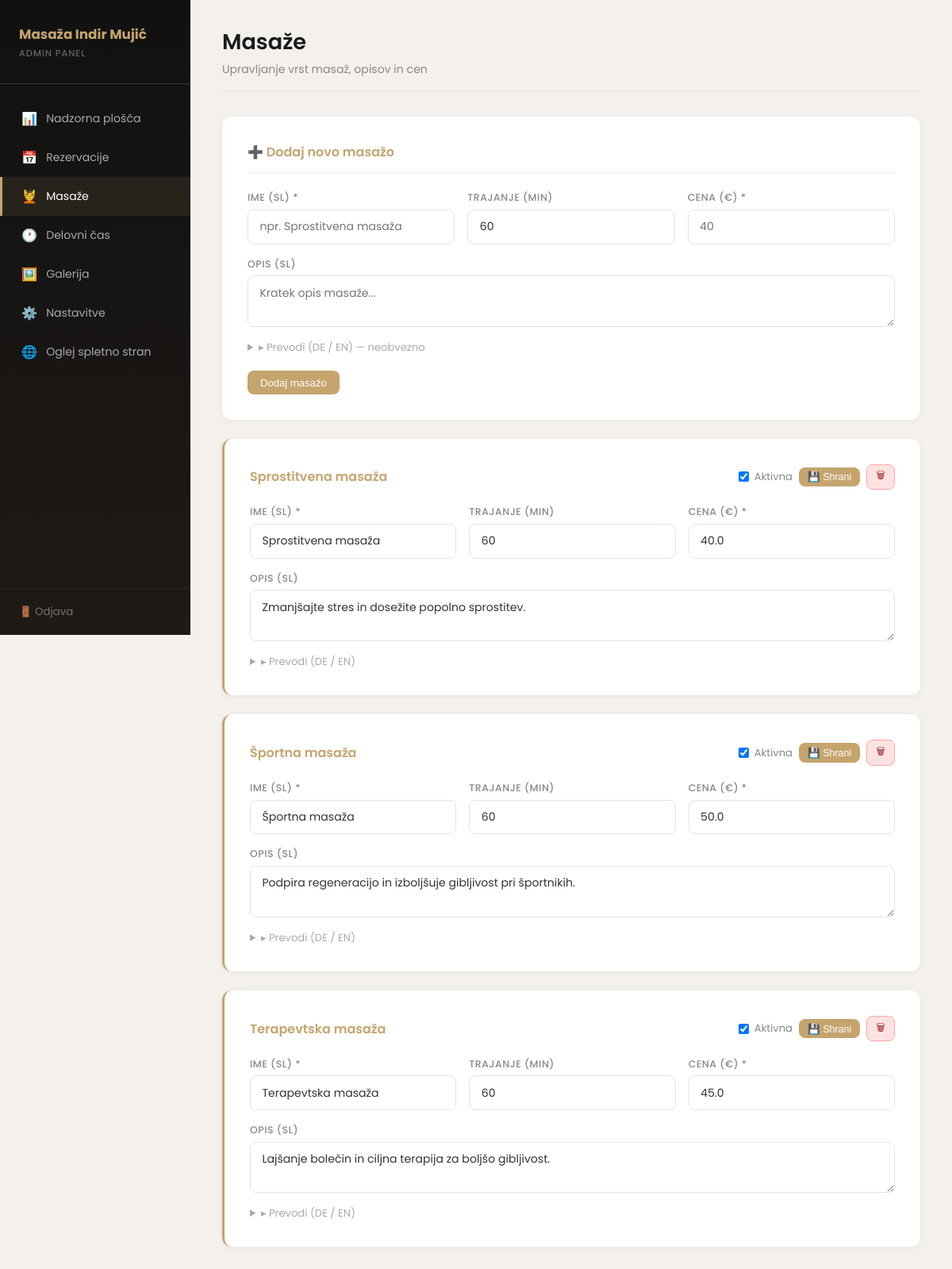
/admin/massages (signed in), run on the app's committed database.
### app.py (models this page shows)
class Massage(db.Model):
    id = db.Column(db.Integer, primary_key=True)
    name_sl = db.Column(db.String(120), nullable=False)
    name_de = db.Column(db.String(120), nullable=False)
    name_en = db.Column(db.String(120), nullable=False)
    desc_sl = db.Column(db.String(300))
    desc_de = db.Column(db.String(300))
    desc_en = db.Column(db.String(300))
    duration = db.Column(db.Integer, default=60)
    price = db.Column(db.Float, nullable=False)
    active = db.Column(db.Boolean, default=True)

### app.py (the view)
@app.route('/admin/massages')
def admin_massages():
    if not is_admin(): return redirect(url_for('admin_login'))
    return render_template('admin/massages.html', massages=Massage.query.all())

### app.py (called while the page is built)
def is_admin(): return session.get('admin_logged_in')

### templates/admin/massages.html (shortened to what this page needs)
{% extends 'admin/base.html' %}
{% block content %}
<div class="page-header">
  <h1>Masaže</h1>
  <p>Upravljanje vrst masaž, opisov in cen</p>
</div>
<div class="form-card">
  <h3>➕ Dodaj novo masažo</h3>
  <form method="POST" action="/admin/massages/add">
    <div class="form-grid">
      <div class="form-group"><label>Ime (SL) *</label><input name="name_sl" required placeholder="npr. Sprostitvena masaža"></div>
      <div class="form-group"><label>Trajanje (min)</label><input name="duration" type="number" value="60" min="15" required></div>
      <div class="form-group"><label>Cena (€) *</label><input name="price" type="number" step="0.01" min="0" required placeholder="40"></div>
    </div>
    <div class="form-group" style="margin-top:1rem;"><label>Opis (SL)</label><textarea name="desc_sl" rows="2" placeholder="Kratek opis masaže..."></textarea></div>
    <details style="margin-top:1rem;">
      <summary style="cursor:pointer;color:#aaa;font-size:0.82rem;user-select:none;">▸ Prevodi (DE / EN) — neobvezno</summary>
    </details>
    <button type="submit" class="btn btn-gold" style="margin-top:1.2rem;">Dodaj masažo</button>
  </form>
</div>
{% for m in massages %}
<div class="form-card" style="border-left:3px solid {{ '#c5a46d' if m.active else '#e5e7eb' }};">
  <form method="POST" action="/admin/massages/{{ m.id }}/edit">
    <div style="display:flex;justify-content:space-between;align-items:center;margin-bottom:1.2rem;">
      <h3 style="border:none;padding:0;margin:0;">{{ m.name_sl }} {% if not m.active %}<span style="color:#aaa;font-size:0.8rem;">(neaktivna)</span>{% endif %}</h3>
      <div style="display:flex;gap:0.5rem;align-items:center;">
        <label style="font-size:0.82rem;color:#888;display:flex;align-items:center;gap:0.4rem;cursor:pointer;">
          <input type="checkbox" name="active" {{ 'checked' if m.active }}> Aktivna
        </label>
        <button type="submit" class="btn btn-gold btn-sm">💾 Shrani</button>
        <form method="POST" action="/admin/massages/{{ m.id }}/delete" style="display:inline" onsubmit="return confirm('Izbriši to masažo?')">
          <button type="submit" class="btn btn-danger btn-sm">🗑</button>
        </form>
      </div>
    </div>
    <div class="form-grid">
      <div class="form-group"><label>Ime (SL) *</label><input name="name_sl" value="{{ m.name_sl }}" required></div>
      <div class="form-group"><label>Trajanje (min)</label><input name="duration" type="number" value="{{ m.duration }}" min="15" required></div>
      <div class="form-group"><label>Cena (€) *</label><input name="price" type="number" step="0.01" value="{{ m.price }}" min="0" required></div>
    </div>
    <div class="form-group" style="margin-top:1rem;"><label>Opis (SL)</label><textarea name="desc_sl" rows="2">{{ m.desc_sl or '' }}</textarea></div>
    <details style="margin-top:1rem;">
      <summary style="cursor:pointer;color:#aaa;font-size:0.82rem;user-select:none;">▸ Prevodi (DE / EN)</summary>
    </details>
  </form>
</div>
{% endfor %}
{% endblock %}

### templates/admin/base.html (style rules this page uses)
* { margin:0;padding:0;box-sizing:border-box; }
body { font-family:'Poppins',sans-serif;background:#f4f1ed;color:#222;display:flex;min-height:100vh; }
.page-header { margin-bottom:2rem;border-bottom:1px solid #e8e3dc;padding-bottom:1rem; }
.page-header h1 { font-size:1.7rem;color:#1a1a1a;font-weight:600; }
.page-header p { color:#888;font-size:0.88rem;margin-top:0.2rem; }
.btn { padding:0.45rem 1rem;border-radius:8px;border:none;cursor:pointer;font-size:0.82rem;font-weight:500;transition:all 0.2s;text-decoration:none;display:inline-flex;align-items:center;gap:0.3rem; }
.btn-gold { background:#c5a46d;color:#fff; }
.btn-danger { background:#fee2e2;color:#991b1b;border:1px solid #fca5a5; }
.btn-sm { padding:0.3rem 0.7rem;font-size:0.78rem; }
.form-card { background:#fff;border-radius:12px;padding:2rem;box-shadow:0 1px 6px rgba(0,0,0,0.06);margin-bottom:1.5rem; }
.form-card h3 { font-size:1rem;color:#c5a46d;margin-bottom:1.4rem;font-weight:600;border-bottom:1px solid #f0ebe3;padding-bottom:0.8rem; }
.form-grid { display:grid;grid-template-columns:repeat(auto-fit,minmax(200px,1fr));gap:1rem; }
.form-group { display:flex;flex-direction:column;gap:0.35rem; }
.form-group label { font-size:0.78rem;color:#888;font-weight:500;text-transform:uppercase;letter-spacing:0.5px; }
.form-group input,.form-group textarea,.form-group select { padding:0.65rem 0.9rem;border:1.5px solid #e8e3dc;border-radius:8px;font-family:'Poppins',sans-serif;font-size:0.88rem;transition:border-color 0.2s;background:#fff;color:#333; }

### data on the page
Massage: name_sl "Sprostitvena masaža", duration "60", price "40.0", desc_sl "Zmanjšajte stres in dosežite popolno sprostitev."
Massage: name_sl "Športna masaža", duration "60", price "50.0", desc_sl "Podpira regeneracijo in izboljšuje gibljivost pri športnikih."
Massage: name_sl "Terapevtska masaža", duration "60", price "45.0", desc_sl "Lajšanje bolečin in ciljna terapija za boljšo gibljivost."
